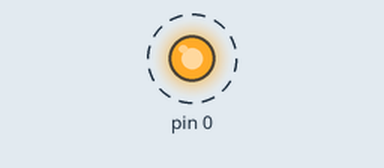
This sketch was run on a simulated Arduino Uno, built with avr-gcc and run on an emulated ATmega328P. Parts: output pins drawn as LEDs (lit = HIGH). Dashed ring = blinking.

Above: at 0.5 s.
Timing chart, 0 to 4.6 s (numbered marks = the images above):
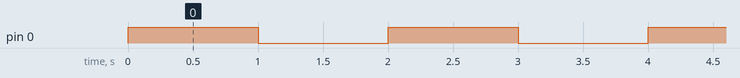

Measured:
- by itself, pin 0: alternates HIGH for 1.0 s and LOW for 1.0 s

The sketch:

Lab3-blinkLED.ino
```cpp
/* Blinker Demo */

// ------- Preamble -------- //
#include <avr/io.h>                        /* Defines pins, ports, etc */
#include <util/delay.h>                     /* Functions to waste time */


int main(void)
{

  // -------- Inits --------- //
  DDRD |= 0b0000001;            /* Data Direction Register B:
                                   writing a one to the bit
                                   enables output. */

  // ------ Event loop ------ //
  while (1)
  {

    PORTD = 0b00000001;          /* Turn on first LED bit/pin in PORTB */
    _delay_ms(1000);                                           /* wait */

    PORTD = 0b00000000;          /* Turn off all B pins, including LED */
    _delay_ms(1000);                                           /* wait */

  }                                                  /* End event loop */
  return (0);                            /* This line is never reached */
}
```
